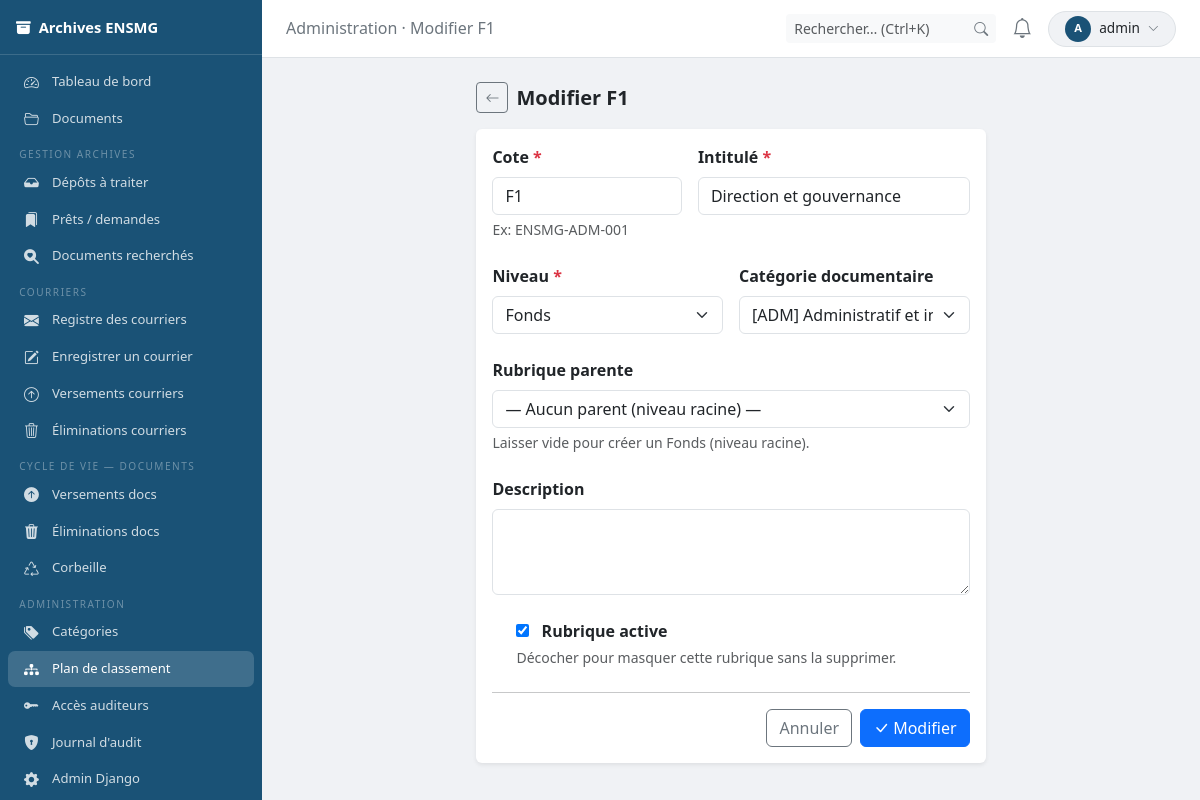
The page /gestion/plans/1/modifier/ (signed in) on the database its author committed.
### users/models.py (models this page shows, shortened)
class CustomUser(AbstractUser):
    class Role(models.TextChoices):
        ADMIN       = 'ADMIN',      'Administrateur système'
        ARCHIVISTE  = 'ARCHIVISTE', 'Archiviste'
        DIRECTION   = 'DIRECTION',  'Direction'
        PERSONNEL   = 'PERSONNEL',  'Personnel administratif'
        ENSEIGNANT  = 'ENSEIGNANT', 'Enseignant-chercheur'
    role = models.CharField(
        max_length=20,
        choices=Role.choices,
        default=Role.PERSONNEL,
        verbose_name='Rôle',
    )
    departement = models.ForeignKey(
        Departement,
        null=True, blank=True,
        on_delete=models.SET_NULL,
        verbose_name='Département / Service',
        help_text='Service de rattachement de l\'utilisateur.',
    )
    telephone = models.CharField(
        max_length=30,
        blank=True,
        verbose_name='Téléphone',
    )
    class Meta:
        verbose_name        = 'Utilisateur'
        verbose_name_plural = 'Utilisateurs'
        ordering            = ['last_name', 'first_name']

### archives/models.py (models this page shows, shortened)
class PlanClassement(models.Model):
    class Niveau(models.IntegerChoices):
        FONDS      = 1, 'Fonds'
        SERIE      = 2, 'Série'
        SOUS_SERIE = 3, 'Sous-série'
        DOSSIER    = 4, 'Dossier'
    code      = models.CharField(max_length=30, unique=True, verbose_name='Cote')
    intitule  = models.CharField(max_length=300, verbose_name='Intitulé')
    parent    = models.ForeignKey(
        'self',
        null=True, blank=True,
        on_delete=models.PROTECT,
        related_name='enfants',
        verbose_name='Rubrique parente',
    )
    niveau    = models.PositiveSmallIntegerField(choices=Niveau.choices, verbose_name='Niveau hiérarchique')
    categorie = models.ForeignKey(
        CategorieDocument,
        null=True, blank=True,
        on_delete=models.SET_NULL,
        verbose_name='Catégorie documentaire',
    )
    description = models.TextField(blank=True, verbose_name='Description')
    actif       = models.BooleanField(default=True, verbose_name='Actif')
    class Meta:
        verbose_name        = 'Plan de classement'
        verbose_name_plural = 'Plan de classement'
        ordering            = ['code']

### archives/views.py (the view)
# urls.py: path('gestion/plans/<int:pk>/modifier/', views.admin_plan_edit, name='admin_plan_edit'),
def admin_plan_edit(request, pk):
    guard = _admin_guard(request)
    if guard:
        return guard
    plan = get_object_or_404(PlanClassement, pk=pk)
    if request.method == 'POST':
        form = PlanClassementForm(request.POST)
        if form.is_valid():
            from django.db import IntegrityError
            try:
                parent_pk = form.cleaned_data.get('parent')
                cat_pk    = form.cleaned_data.get('categorie')
                plan.code        = form.cleaned_data['code']
                plan.intitule    = form.cleaned_data['intitule']
                plan.niveau      = form.cleaned_data['niveau']
                plan.parent_id   = parent_pk or None
                plan.categorie_id = cat_pk or None
                plan.description = form.cleaned_data.get('description', '')
                plan.actif       = form.cleaned_data.get('actif', True)
                plan.save()
                messages.success(request, "Plan de classement modifié.")
                return redirect('archives:admin_plans')
            except IntegrityError:
                form.add_error('code', "Cette cote existe déjà.")
    else:
        form = PlanClassementForm(initial={
            'code': plan.code, 'intitule': plan.intitule, 'niveau': plan.niveau,
            'parent': plan.parent_id, 'categorie': plan.categorie_id,
            'description': plan.description, 'actif': plan.actif,
        })
    ctx = _notif_ctx(request)
    ctx.update({'form': form, 'objet': plan, 'action': 'Modifier', 'titre_page': f'Modifier {plan.code}'})
    return render(request, 'archives/admin/plans/form.html', ctx)

### archives/models.py (called while the page is built)
    def __str__(self):
        return f"[{self.code}] {self.nom}"

### archives/permissions.py (called while the page is built)
def est_admin(user):
    return user.is_superuser or getattr(user, 'role', None) == CustomUser.Role.ADMIN

def est_archiviste(user):
    return getattr(user, 'role', None) == CustomUser.Role.ARCHIVISTE

def est_direction(user):
    return getattr(user, 'role', None) == CustomUser.Role.DIRECTION

### archives/views.py (called while the page is built)
def _notif_ctx(request):
    user = request.user
    notifs_non_lues = Notification.objects.filter(destinataire=user, lue=False)
    return {
        'nb_notifications': notifs_non_lues.count(),
        'notifs_recentes':  notifs_non_lues.select_related(
            'depot', 'document'
        ).order_by('-date_creation')[:6],
        'nb_messages_non_lus': MessageDestinataire.objects.filter(
            destinataire=user, lu=False, en_corbeille=False
        ).count(),
        'est_gestionnaire': est_archiviste(user) or est_admin(user),
        'est_direction':    est_direction(user),
        'est_admin':        est_admin(user),
        'theme': 'archiviste' if (est_archiviste(user) or est_admin(user)) else 'agent',
    }

def _admin_guard(request):
    if not request.user.is_authenticated:
        from django.conf import settings as djsettings
        return redirect(djsettings.LOGIN_URL)
    if not (est_archiviste(request.user) or est_admin(request.user)):
        raise PermissionDenied
    return None

### archives/templates/archives/admin/plans/form.html (shortened to what this page needs)
{% extends "archives/base.html" %}
{% block topbar_title %}Administration · {{ titre_page }}{% endblock %}
{% block content %}
<div class="row justify-content-center">
  <div class="col-lg-7">
    <div class="d-flex align-items-center mb-3 gap-2">
      <a href="{% url 'archives:admin_plans' %}" class="btn btn-sm btn-outline-secondary">
        <i class="bi bi-arrow-left"></i>
      </a>
      <h5 class="mb-0 fw-semibold">{{ titre_page }}</h5>
    </div>
    <div class="card border-0 shadow-sm">
      <div class="card-body">
        <form method="post" novalidate>
          <div class="row g-3 mb-4">
            <div class="col-md-5">
              <label class="form-label fw-semibold">Cote <span class="text-danger">*</span></label>
              {{ form.code }}
              <div class="form-text">Ex: ENSMG-ADM-001</div>
            </div>
            <div class="col-md-7">
              <label class="form-label fw-semibold">Intitulé <span class="text-danger">*</span></label>
              {{ form.intitule }}
            </div>
          </div>
          <div class="row g-3 mb-4">
            <div class="col-md-6">
              <label class="form-label fw-semibold">Niveau <span class="text-danger">*</span></label>
              {{ form.niveau }}
            </div>
            <div class="col-md-6">
              <label class="form-label fw-semibold">Catégorie documentaire</label>
              {{ form.categorie }}
            </div>
          </div>
          <div class="mb-4">
            <label class="form-label fw-semibold">Rubrique parente</label>
            {{ form.parent }}
            <div class="form-text">Laisser vide pour créer un Fonds (niveau racine).</div>
          </div>
          <div class="mb-4">
            <label class="form-label fw-semibold">Description</label>
            {{ form.description }}
          </div>
          <div class="mb-4 form-check">
            {{ form.actif }}
            <label class="form-check-label fw-semibold ms-2">Rubrique active</label>
            <div class="form-text">Décocher pour masquer cette rubrique sans la supprimer.</div>
          </div>
          <hr class="my-3">
          <div class="d-flex gap-2 justify-content-end">
            <a href="{% url 'archives:admin_plans' %}" class="btn btn-outline-secondary">Annuler</a>
            <button type="submit" class="btn btn-primary">
              <i class="bi bi-check-lg me-1"></i>{{ action }}
            </button>
          </div>
        </form>
      </div>
    </div>
  </div>
</div>
{% endblock %}

### archives/templates/archives/base.html (shortened to what this page needs)
<!DOCTYPE html>
<html lang="fr" data-theme="light">
<head>
  <link rel="stylesheet" href="https://cdn.jsdelivr.net/npm/bootstrap@5.3.2/dist/css/bootstrap.min.css">
  <link rel="stylesheet" href="https://cdn.jsdelivr.net/npm/bootstrap-icons@1.11.3/font/bootstrap-icons.min.css">
</head>
<body>
<nav id="sidebar">
  <div class="brand">
    <span><i class="bi bi-archive-fill me-2"></i>Archives ENSMG</span>
  </div>
  <div class="py-2 flex-grow-1 overflow-auto">
    <a href="{% url 'archives:dashboard' %}" class="nav-link{% if request.resolver_match.url_name == 'dashboard' %} active{% endif %}">
      <i class="bi bi-speedometer2"></i>Tableau de bord
    </a>
    <a href="{% url 'archives:document_list' %}" class="nav-link">
      <i class="bi bi-folder2-open"></i>Documents
    </a>
    {% if est_gestionnaire %}
    <div class="nav-section">Gestion archives</div>
    <a href="{% url 'archives:archiviste_depots' %}" class="nav-link{% if 'archiviste_depot' in request.resolver_match.url_name %} active{% endif %}">
      <i class="bi bi-inbox-fill"></i>Dépôts à traiter
    </a>
    <a href="{% url 'archives:archiviste_prets' %}" class="nav-link{% if 'archiviste_pret' in request.resolver_match.url_name %} active{% endif %}">
      <i class="bi bi-bookmarks-fill"></i>Prêts / demandes
    </a>
    <a href="{% url 'archives:archiviste_recherches' %}" class="nav-link{% if 'archiviste_recherche' in request.resolver_match.url_name %} active{% endif %}">
      <i class="bi bi-search-heart-fill"></i>Documents recherchés
    </a>
    <div class="nav-section">Courriers</div>
    <a href="{% url 'archives:courrier_liste' %}" class="nav-link{% if 'courrier' in request.resolver_match.url_name and 'bv' not in request.resolver_match.url_name and 'be' not in request.resolver_match.url_name %} active{% endif %}">
      <i class="bi bi-envelope-fill"></i>Registre des courriers
    </a>
    <a href="{% url 'archives:courrier_enregistrer' %}" class="nav-link{% if request.resolver_match.url_name == 'courrier_enregistrer' %} active{% endif %}">
      <i class="bi bi-pencil-square"></i>Enregistrer un courrier
    </a>
    <a href="{% url 'archives:courrier_bv_liste' %}" class="nav-link{% if 'courrier_bv' in request.resolver_match.url_name %} active{% endif %}">
      <i class="bi bi-arrow-up-circle"></i>Versements courriers
    </a>
    <a href="{% url 'archives:courrier_be_liste' %}" class="nav-link{% if 'courrier_be' in request.resolver_match.url_name %} active{% endif %}">
      <i class="bi bi-trash3"></i>Éliminations courriers
    </a>
    <div class="nav-section">Cycle de vie — Documents</div>
    <a href="{% url 'archives:admin_bordereaux_versement' %}" class="nav-link{% if 'versement' in request.resolver_match.url_name and 'courrier' not in request.resolver_match.url_name %} active{% endif %}">
      <i class="bi bi-arrow-up-circle-fill"></i>Versements docs
    </a>
    <a href="{% url 'archives:admin_bordereaux_elimination' %}" class="nav-link{% if 'elimination' in request.resolver_match.url_name and 'courrier' not in request.resolver_match.url_name %} active{% endif %}">
      <i class="bi bi-trash3-fill"></i>Éliminations docs
    </a>
    <a href="{% url 'archives:corbeille' %}" class="nav-link{% if request.resolver_match.url_name == 'corbeille' %} active{% endif %}">
      <i class="bi bi-recycle"></i>Corbeille
    </a>
    <div class="nav-section">Administration</div>
    <a href="{% url 'archives:admin_categories' %}" class="nav-link{% if 'admin_categorie' in request.resolver_match.url_name %} active{% endif %}">
      <i class="bi bi-tags-fill"></i>Catégories
    </a>
    <a href="{% url 'archives:admin_plans' %}" class="nav-link{% if 'admin_plan' in request.resolver_match.url_name %} active{% endif %}">
      <i class="bi bi-diagram-3-fill"></i>Plan de classement
    </a>
    <a href="{% url 'archives:audit_tokens' %}" class="nav-link{% if 'audit_token' in request.resolver_match.url_name %} active{% endif %}">
      <i class="bi bi-key-fill"></i>Accès auditeurs
    </a>
    <a href="{% url 'archives:admin_journal' %}" class="nav-link{% if request.resolver_match.url_name == 'admin_journal' %} active{% endif %}">
      <i class="bi bi-shield-lock-fill"></i>Journal d'audit
    </a>
    {% if est_admin %}<a href="/admin/" class="nav-link"><i class="bi bi-gear-fill"></i>Admin Django</a>{% endif %}
    {% endif %}
  </div>
</nav>
<div id="main-content">
  <div id="topbar">
    <div class="d-flex align-items-center gap-2">
      <h6 class="mb-0 fw-normal" style="color:var(--muted)">{% block topbar_title %}{% endblock %}</h6>
    </div>
    <div class="d-flex align-items-center gap-2">
      <form method="get" action="{% url 'archives:document_list' %}" class="d-none d-lg-flex">
        <div class="input-group input-group-sm" style="width:210px">
          <input type="search" name="q" class="form-control border-0 bg-light"
                 placeholder="Rechercher… (Ctrl+K)" id="global-search"
                 value="{{ request.GET.q }}" autocomplete="off">
          <button type="submit" class="btn btn-light border-0"><i class="bi bi-search" style="color:var(--muted)"></i></button>
        </div>
      </form>
      <div class="dropdown">
        <button class="bell-btn" data-bs-toggle="dropdown" data-bs-auto-close="outside">
          <i class="bi bi-bell{% if nb_notifications %}-fill{% endif %} fs-5"></i>
        </button>
      </div>
      <div class="dropdown">
        <button class="btn btn-sm d-flex align-items-center gap-2 border rounded-pill px-3 py-1"
                style="background:var(--body-bg);font-size:.85rem" type="button" data-bs-toggle="dropdown">
          <div class="rounded-circle d-flex align-items-center justify-content-center text-white fw-bold flex-shrink-0"
               style="width:26px;height:26px;font-size:.7rem;background:var(--theme-color)">
            {{ request.user.first_name|first|upper|default:request.user.username|first|upper }}
          </div>
          <span class="d-none d-md-inline">{{ request.user.get_full_name|default:request.user.username|truncatechars:18 }}</span>
          <i class="bi bi-chevron-down" style="font-size:.7rem;color:var(--muted)"></i>
        </button>
      </div>
    </div>
  </div>
  <div class="page-body">{% block content %}{% endblock %}</div>
</div>
</body>
</html>

### rows shown on the page
CustomUser: user.first_name|first "A", user.get_full_name "admin"
PlanClassement: code "F1", intitule "Direction et gouvernance", niveau "Fonds", categorie "[ADM] Administratif et institutionnel", parent "— Aucun parent (niveau racine) —", actif "☑"

### other values the page prints
{{ titre_page }} "Modifier F1"
{{ action }} "Modifier"
